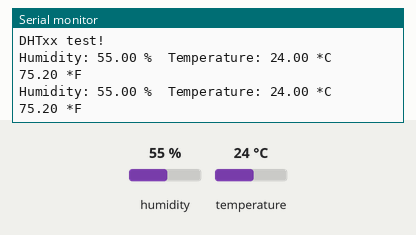
Simulated run of this sketch. Board: Arduino Uno, built with avr-gcc and run on an emulated ATmega328P. Parts: the last lines printed to the serial monitor. The inputs (shaded band) are chosen by the test bench; at power-on: humidity 55 %, temperature 24 °C.

Above: at 4.8 s.
4.9 s: humidity set to 22 %
At 7.5 s:
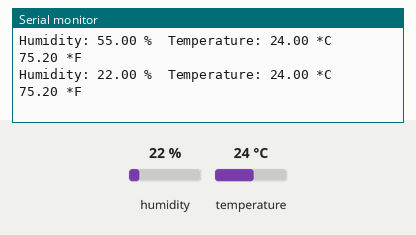
7.9 s: temperature set to 12 °C
At 8.8 s:
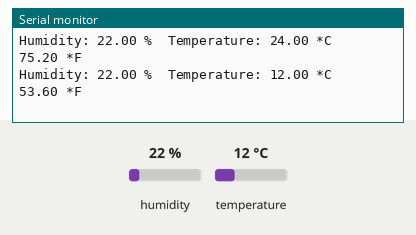
10.9 s: humidity set to 40 %
At 12.5 s:
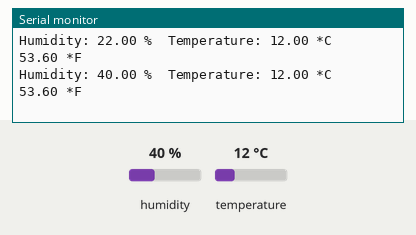
Timing chart, 0 to 14.0 s (numbered marks = the images above; inputs shaded):
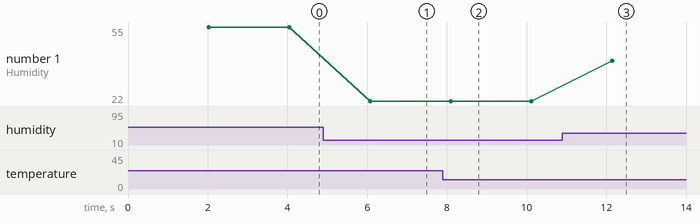

The sketch:

2.7_dht11.ino
```cpp
// Example testing sketch for various DHT humidity/temperature sensors
// Written by ladyada, public domain

#include "DHT.h"

#define DHTPIN 2     // what digital pin we're connected to
int buzzer=5;
// Uncomment whatever type you're using!
#define DHTTYPE DHT11   // DHT 11
//#define DHTTYPE DHT22   // DHT 22  (AM2302), AM2321
//#define DHTTYPE DHT21   // DHT 21 (AM2301)


DHT dht(DHTPIN, DHTTYPE);

void setup() {
  Serial.begin(9600);
  Serial.println("DHTxx test!");

  dht.begin();
}

void loop() {
  // Wait a few seconds between measurements.
  delay(2000);

  // Reading temperature or humidity takes about 250 milliseconds!
  // Sensor readings may also be up to 2 seconds 'old' (its a very slow sensor)
  float h = dht.readHumidity();
  // Read temperature as Celsius (the default)
  float t = dht.readTemperature();
  // Read temperature as Fahrenheit (isFahrenheit = true)
  float f = dht.readTemperature(true);


  Serial.print("Humidity: ");
  Serial.print(h);
  Serial.print(" %\t");
  Serial.print("Temperature: ");
  Serial.print(t);
  Serial.print(" *C\t ");
  Serial.print(" ");
  Serial.print(f);
  Serial.println(" *F\t");

  if(t>=25){
    digitalWrite(buzzer,HIGH);
    delay(1000);
    digitalWrite(buzzer,LOW);


}
  }
```

Measured:
- after the input at 4.9 s, the serial monitor: prints a new line after 1.2 s (image 1)
- after the input at 7.9 s, the serial monitor: prints a new line after 0.20 s (image 2)
- after the input at 10.9 s, the serial monitor: prints a new line after 1.2 s (image 3)
- plotted number 1: 55 → 22 after the input at 4.9 s, 22 → 40 after the input at 10.9 s
